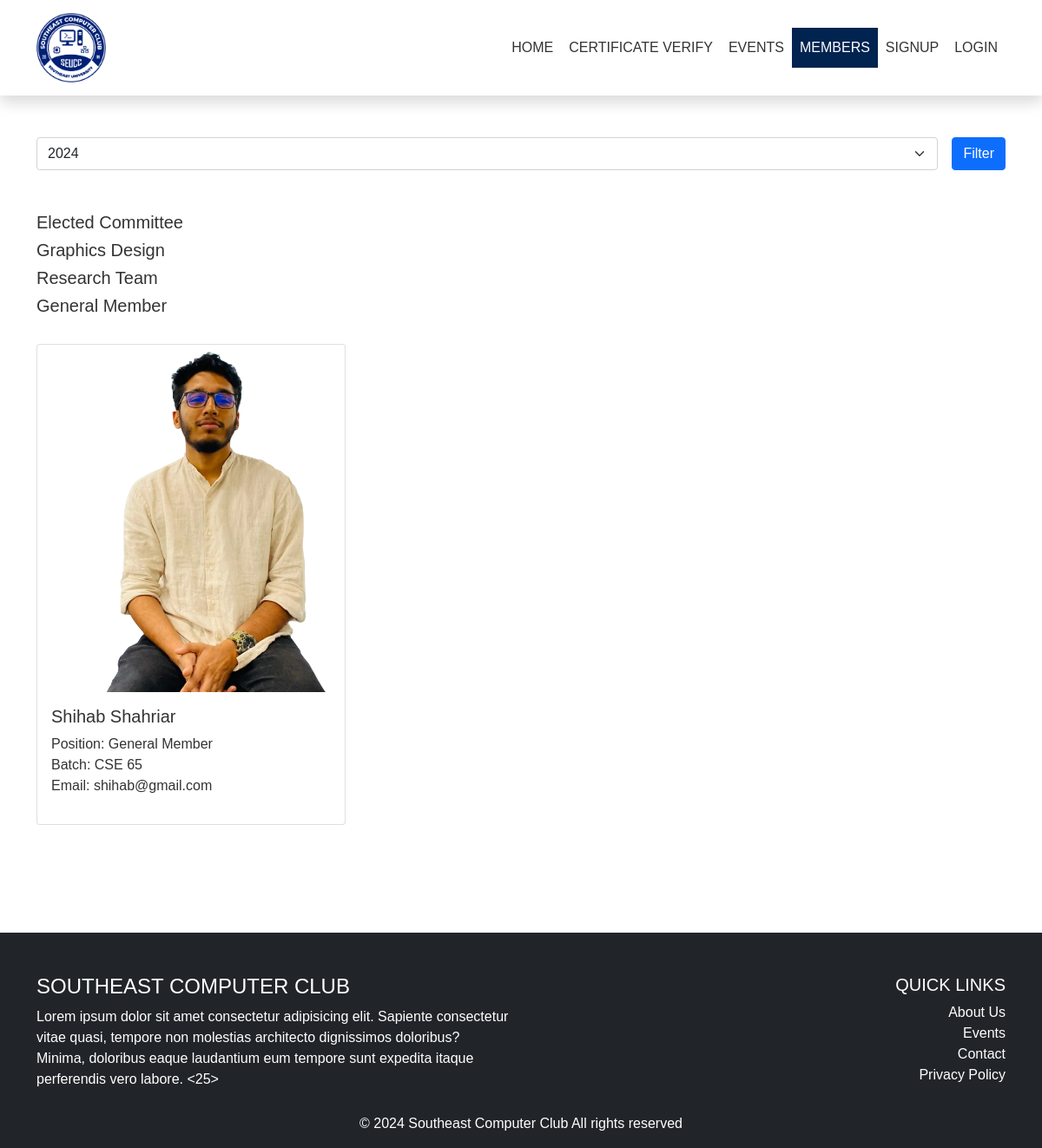
/members, run on the app's committed database.
### app/models.py (models this page shows, shortened)
class Members(models.Model):
    DEPARTMENT_CHOICES = [
        ("CSE", "Computer Science and Engineering"),
        ("Pharmacy", "Pharmacy"),
        ("EEE", "Electrical and Electronic Engineering"),
        ("Textile", "Textile Engineering"),
        ("Architecture", "Architecture"),
        ("Bangla", "Bangla Language and Literature"),
        ("English", "English Language and Literature"),
        ("Economics", "Economics"),
        ("LLB", "Bachelor of Laws"),
        ("BBA", "Bachelor of Business Administration"),
    ]
    BLOOD_GROUP_CHOICES = [
        ('A+', 'A+'),
        ('A-', 'A-'),
        ('B+', 'B+'),
        ('B-', 'B-'),
        ('O+', 'O+'),
        ('O-', 'O-'),
        ('AB+', 'AB+'),
        ('AB-', 'AB-'),
    ]
    POSITION_CHOICES = [
        ('President', 'President'),
        ('Vice President', 'Vice President'),
        ('Tresarure', 'Tresarure'),
        ('General Secretary', 'General Secretary'),
        ('General Member', 'General Member'),
        ('Graphics Design', 'Graphics Design'),
        ('Research & Development', 'Research & Development'),
    ]
    member_id = models.CharField(max_length=50, default="DefaultID")
    student_code = models.CharField(max_length=13, unique=True)
    name = models.CharField(max_length=100)
    department = models.CharField(max_length=100, choices=DEPARTMENT_CHOICES, default="CSE")
    joining_year = models.IntegerField(null=True, blank=True)
    leaving_year = models.IntegerField(null=True, blank=True)
    batch = models.CharField(max_length=10, default="")
    email = models.CharField(max_length=100, default="")
    blood_group = models.CharField(max_length=100, choices=BLOOD_GROUP_CHOICES, default="Blood Group")
    position = models.CharField(max_length=100, choices=POSITION_CHOICES, default="Member")
    facebook_link = models.CharField(max_length=100, default="")
    linkedin_link = models.CharField(max_length=100, default="")
    image = models.ImageField(upload_to='members_photos/', default='default.jpg')

### app/views.py (the view, shortened to what this page needs)
# urls.py: path("members", views.members, name="members"),
def members(request):
    form = forms.MembersForm()
    current_year = now().year
    selected_year = request.GET.get('year')
    if not selected_year:
        selected_year = current_year  # Default to current year if no year is provided
    else:
        selected_year = int(selected_year)  # Convert to integer if provided
    members = models.Members.objects.filter(joining_year=selected_year)
    position_groups = {
        'Elected Committee': members.filter(position__in=['President', 'Vice President', 'GS', 'Treasurer']),
        'Graphics Design': members.filter(position='Graphics Design'),
        'Research Team': members.filter(position='Research Team'),
        'General Member': members.filter(position='General Member'),
    }
    return render(request, 'html/members.html', {
        'position_groups': position_groups,
        'selected_year': selected_year,
        'years': models.Members.objects.values_list('joining_year', flat=True).distinct().order_by('joining_year'),
        'is_admin': False,
        'current_year': current_year,
    })

### app/templates/html/members.html (shortened to what this page needs)
{% extends "html/base.html" %}
{% load static %}
{% block links %}
    <link rel="stylesheet" href="{% static "css/members.css" %}">
{% endblock links %}
{% block content %}
    <div class="container mt-5">
        <form method="GET" class="d-flex mb-5">
            <select name="year" class="form-select me-2">
                {% for year in years %}
                    <option value="{{ year }}" {% if selected_year == year %}selected{% endif %}>
                        {{ year }}
                    </option>
                {% endfor %}
            </select>
            <button type="submit" class="btn btn-primary ms-2">Filter</button>
        </form>
        {% for group_name, group_members in position_groups.items %}
            <h5>{{ group_name }}</h5>
            <div class="row">
                {% for member in group_members %}
                    <div class="col-md-4 my-4">
                        <div class="card mb-3">
                            <div class="image-wrapper">
                                <img src="{{ member.image.url }}" class="card-img-top" alt="{{ member.name }}">
                            </div>
                            <div class="card-body">
                                <h5 class="card-title">{{ member.name }}</h5>
                                <p class="card-text">
                                    Position: {{ member.position }}  <br>
                                    Batch: {{ member.batch }} <br>
                                    Email: {{ member.email }}
                                </p>
                            </div>
                        </div>
                    </div>
                {% endfor %}
            </div>
        {% endfor %}
    </div>
{% endblock content %}

### static/css/base.css (style rules this page uses)
:root { --poppins: 'Poppins', sans-serif; --wlight: 200; --wregular: 400; --wblack: 900; --blue: rgb(0, 35, 80); --white: #fff; --black: #333333; --yellow: #ffc107; --psize: 16px; }
* { margin: 0; padding: 0; box-sizing: border-box; }
body { font-family: var(--poppins) !important; font-weight: var(--wregular); font-size: var(--psize); color: var(--black) !important; }

### static/css/members.css (style rules this page uses)
.image-wrapper { width: auto; height: 400px; overflow: hidden; display: flex; justify-content: center; align-items: center; }
.image-wrapper img { object-fit: cover; width: 100%; height: 100%; border-radius: 4px; top: 0; }
.card { height: 100%; display: flex; flex-direction: column; justify-content: space-between; }

### data on the page
Members: image (picture), name "Shihab Shahriar", position "General Member", batch "CSE 65", email "shihab@gmail.com"

### other printed values
{{ group_name }} "Elected Committee" "Graphics Design" "Research Team" "General Member"
form field year "2024"
